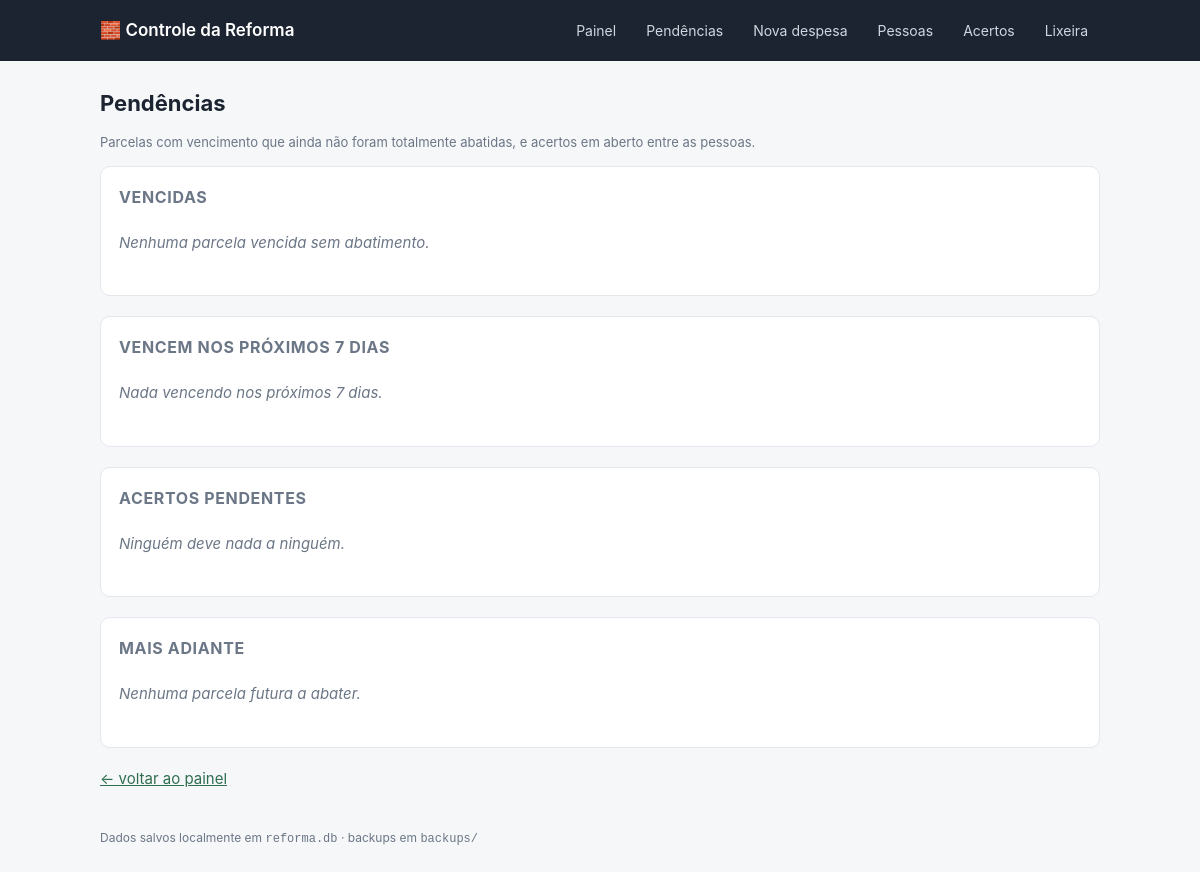
/pendencias, run on an earlier commit of the app's database.
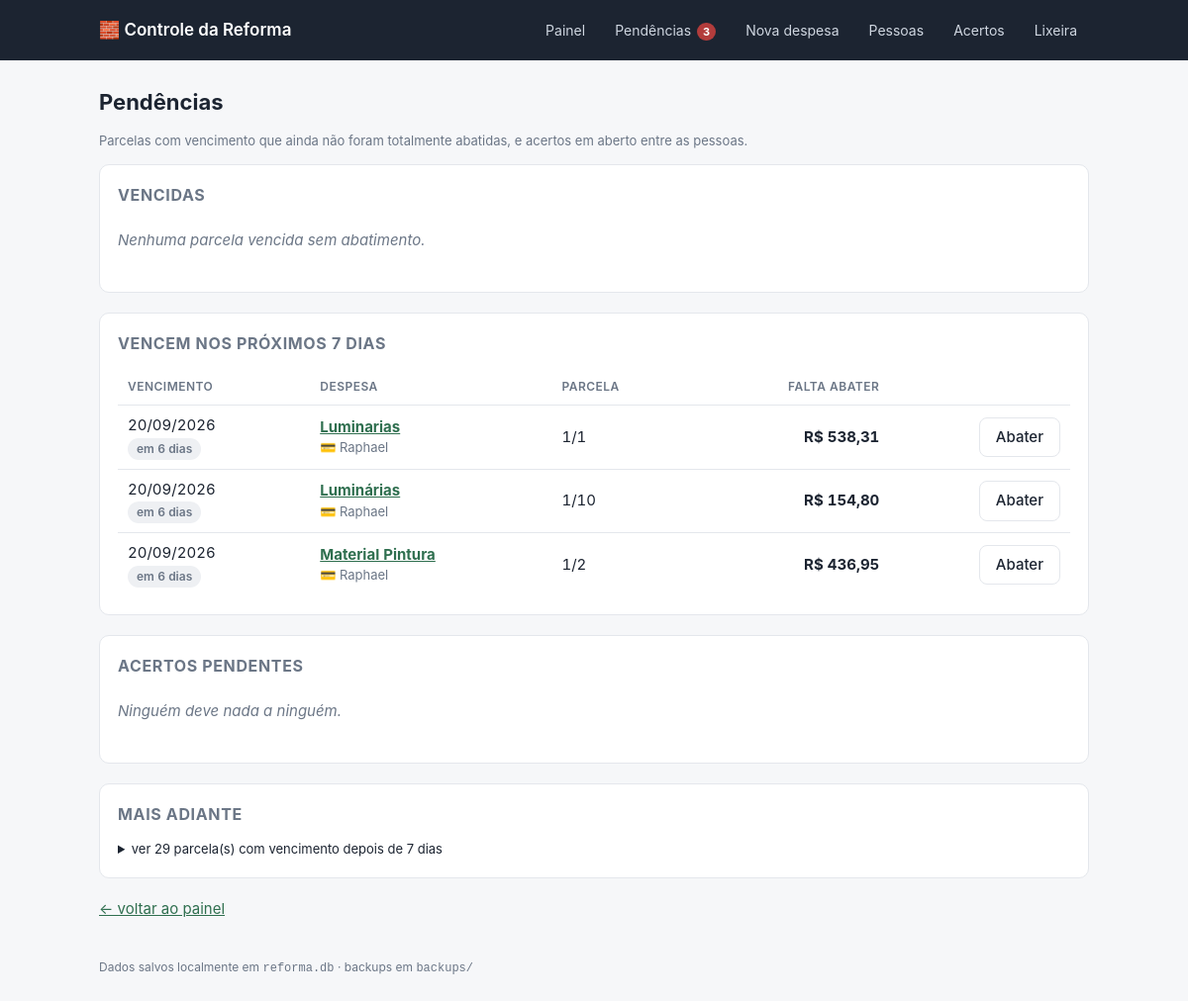
And on a later commit of the database.
### tables this page shows
CREATE TABLE parcela (
    id          INTEGER PRIMARY KEY AUTOINCREMENT,
    despesa_id  INTEGER NOT NULL REFERENCES despesa(id) ON DELETE CASCADE,
    numero      INTEGER NOT NULL,
    valor       INTEGER NOT NULL,            -- centavos
    vencimento  TEXT,                        -- YYYY-MM-DD (opcional)
    UNIQUE (despesa_id, numero)
);

CREATE TABLE despesa (
    id            INTEGER PRIMARY KEY AUTOINCREMENT,
    nome          TEXT NOT NULL,
    categoria     TEXT,
    observacao    TEXT,
    valor_total   INTEGER NOT NULL,          -- centavos
    qtd_parcelas  INTEGER NOT NULL,
    criado_em     TEXT NOT NULL DEFAULT (datetime('now','localtime'))
, excluido_em TEXT, pagador_id INTEGER REFERENCES pessoa(id));

CREATE TABLE pessoa (
    id      INTEGER PRIMARY KEY AUTOINCREMENT,
    nome    TEXT NOT NULL UNIQUE,
    ativo   INTEGER NOT NULL DEFAULT 1
);

### app.py (the view)
@app.route("/pendencias")
def pendencias():
    return render_template("pendencias.html")

### app.py (called while the page is built)
def brl(centavos):
    if centavos is None:
        centavos = 0
    sinal = "-" if centavos < 0 else ""
    centavos = abs(int(centavos))
    inteiro, cents = divmod(centavos, 100)
    return f"{sinal}R$ {inteiro:,.0f}".replace(",", ".") + f",{cents:02d}"

def data_br(iso):
    if not iso:
        return "—"
    partes = str(iso)[:10].split("-")
    return "/".join(reversed(partes)) if len(partes) == 3 else iso

@app.after_request
def backup_apos_alteracao(response):
    if request.method == "POST":
        try:
            backup.fazer_backup()
        except Exception as e:  # backup nunca pode derrubar o app
            print(f"[backup] falhou: {e}")
    return response

@app.context_processor
def inject_globals():
    pend = calcular_pendencias()
    acertos_pendentes = [s for s in db.saldos_entre_pessoas() if s["valor"] > 0]
    return {
        "pessoas_ativas": db.listar_pessoas(somente_ativas=True),
        "hoje": date.today().isoformat(),
        "pend": pend,
        "acertos_pendentes": acertos_pendentes,
        "dias_aviso": DIAS_AVISO,
        "qtd_pendencias": len(pend["vencidas"]) + len(pend["proximas"]) + len(acertos_pendentes),
    }

### templates/pendencias.html (shortened to what this page needs)
{% extends "base.html" %}
{% block conteudo %}
{% from "_pendencias.html" import tabela_parcelas %}
<h1>Pendências</h1>
<p class="suave pequeno">
  Parcelas com vencimento que ainda não foram totalmente abatidas, e acertos em aberto entre as pessoas.
</p>
<div class="card">
  <h2>Vencidas</h2>
  {% if pend.vencidas %}
    {{ tabela_parcelas(pend.vencidas) }}
  {% else %}
    <p class="vazio">Nenhuma parcela vencida sem abatimento.</p>
  {% endif %}
</div>
<div class="card">
  <h2>Vencem nos próximos {{ dias_aviso }} dias</h2>
  {% if pend.proximas %}
    {{ tabela_parcelas(pend.proximas) }}
  {% else %}
    <p class="vazio">Nada vencendo nos próximos {{ dias_aviso }} dias.</p>
  {% endif %}
</div>
<div class="card">
  <h2>Acertos pendentes</h2>
  {% if acertos_pendentes %}
  <table>
    <tbody>
      {% for s in acertos_pendentes %}
      <tr>
        <td><strong>{{ s.devedor }}</strong> deve para <strong>{{ s.credor }}</strong></td>
        <td class="num"><strong>{{ s.valor|brl }}</strong></td>
        <td class="num">
          <a href="{{ url_for('acertos', de=s.devedor_id, para=s.credor_id, valor='%.2f'|format(s.valor / 100)) }}#registrar">
            <button class="secundario" type="button">Acertar</button>
          </a>
        </td>
      </tr>
      {% endfor %}
    </tbody>
  </table>
  {% else %}
    <p class="vazio">Ninguém deve nada a ninguém.</p>
  {% endif %}
</div>
<div class="card">
  <h2>Mais adiante</h2>
  {% if pend.futuras %}
  <details>
    <summary class="pequeno">ver {{ pend.futuras|length }} parcela(s) com vencimento depois de {{ dias_aviso }} dias</summary>
  </details>
  {% else %}
    <p class="vazio">Nenhuma parcela futura a abater.</p>
  {% endif %}
</div>
<p><a href="{{ url_for('index') }}">← voltar ao painel</a></p>
{% endblock %}

### templates/_pendencias.html (shortened to what this page needs)
{% macro tabela_parcelas(itens) %}
<div class="tabela-scroll">
<table>
  <thead>
    <tr><th>Vencimento</th><th>Despesa</th><th>Parcela</th><th class="num">Falta abater</th><th></th></tr>
  </thead>
  <tbody>
    {% for p in itens %}
    <tr>
      <td>
        {{ p.vencimento|data_br }}
        <div>
          {% if p.dias < 0 %}<span class="tag vencida">vencida há {{ -p.dias }} dia{{ 's' if p.dias < -1 }}</span>
          {% elif p.dias == 0 %}<span class="tag parcial">vence hoje</span>
          {% else %}<span class="tag aberta">em {{ p.dias }} dia{{ 's' if p.dias > 1 }}</span>{% endif %}
        </div>
      </td>
      <td>
        <a href="{{ url_for('detalhe_despesa', despesa_id=p.despesa_id) }}"><strong>{{ p.despesa }}</strong></a>
        {% if p.pagador %}<div class="pequeno suave">💳 {{ p.pagador }}</div>{% endif %}
      </td>
      <td>{{ p.numero }}/{{ p.qtd_parcelas }}</td>
      <td class="num">
        <strong>{{ p.falta|brl }}</strong>
      </td>
      <td class="num">
        <a href="{{ url_for('detalhe_despesa', despesa_id=p.despesa_id, parcela=p.id) }}#abater">
          <button class="secundario" type="button">Abater</button>
        </a>
      </td>
    </tr>
    {% endfor %}
  </tbody>
</table>
</div>
{% endmacro %}

What changed in the data, as far as the page shows it:
now on this page (row edited): parcela: vencimento|data_br "20/09/2026", dias "6", dias "s", despesa "Luminarias", pagador "Raphael", numero "1", qtd_parcelas "1", falta|brl "R$ 538,31"
now on this page (row edited): parcela: vencimento|data_br "20/09/2026", dias "6", dias "s", despesa "Luminárias", pagador "Raphael", numero "1", qtd_parcelas "10", falta|brl "R$ 154,80"
now on this page (row edited): parcela: vencimento|data_br "20/09/2026", dias "6", dias "s", despesa "Material Pintura", pagador "Raphael", numero "1", qtd_parcelas "2", falta|brl "R$ 436,95"
Also different on the page:
{{ qtd_pendencias }}: (not shown) → "3"
{{ pend.futuras|length }}: (not shown) → "29"
{{ dias_aviso }}: (not shown) → "7"
{{ dias_aviso }}: "7" → (not shown)
text no longer shown: "Nada vencendo nos próximos dias. Nenhuma parcela futura a abater."
text now shown: "VENCIMENTO DESPESA PARCELA FALTA ABATER ver parcela(s) com vencimento depois de dias"
